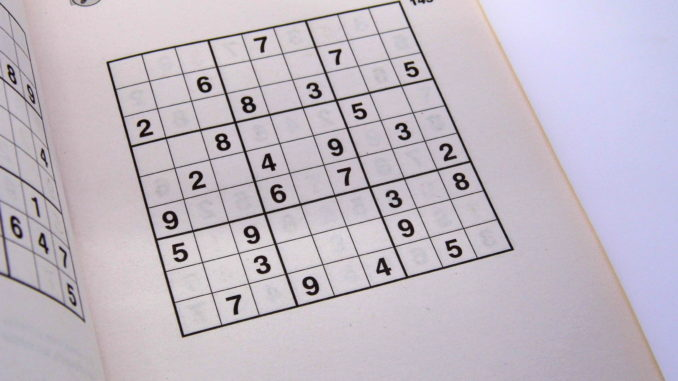
#> input picture ImageRecognition/sudoku.jpg, 678 x 381 px, found by its file name
$ python image_processing.py
#> lines starting #> are read from the running program, lines starting #| are printed output that depends on the picture; after the words box and inside, x2 and y2 are one past the last pixel; in counts of white or black regions, pixels touching at a corner belong together
import operator
import os

import cv2
import numpy as np
import random as rng


def read_img():
    # I wanted the user to have the liberty to choose the image
    image_url = "sudoku.jpg"
    # image url also conatins the image extension eg. .jpg or .png
    # reading in greayscale
    img = cv2.imread(image_url, cv2.IMREAD_GRAYSCALE)
#> img: shape (381, 678); min 0, max 232, mean 188.7
    cv2.imshow('image', img)
    cv2.waitKey(0)
    return img


def gaussian_blur(img):
    processed_img = cv2.GaussianBlur(img.copy(), (9, 9), 0)

    # cv2.adaptiveThreshold(src, maxValue, adaptiveMethod, thresholdType, blockSize, constant(c))
    # blockSize – Size of a pixel neighborhood that is used to calculate a threshold value for the pixel: 3, 5, 7, and so on.
    # C – Constant subtracted from the mean or weighted mean (see the details below). Normally, it is positive but may be zero or negative as well.
    processed_img = cv2.adaptiveThreshold(processed_img, 255, cv2.ADAPTIVE_THRESH_GAUSSIAN_C, cv2.THRESH_BINARY, 11, 2)
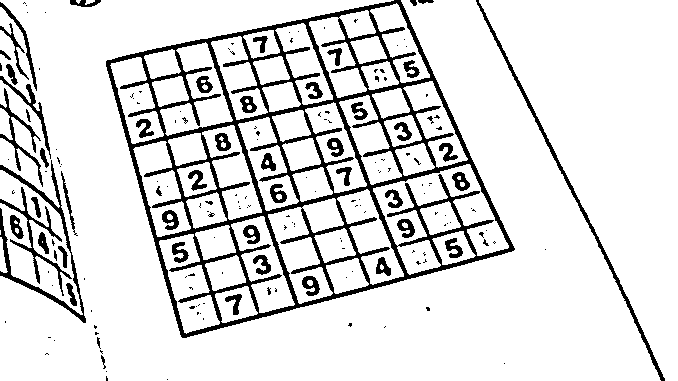
#> processed_img: shape (381, 678); 87.2% white; 188 black regions (133 under 20 px), largest, box (x1, y1, x2, y2) and area: (106, 0, 515, 338) 21042, (476, 0, 665, 381) 1509, (0, 160, 86, 323) 1436

    processed_img = cv2.bitwise_not(processed_img, processed_img)

    # np.uint8 will wrap.
    # For example, 235+30 = 9.
    kernel = np.array([[0., 1., 0.], [1., 1., 1.], [0., 1., 0.]], np.uint8)
    processed_img = cv2.dilate(processed_img, kernel)
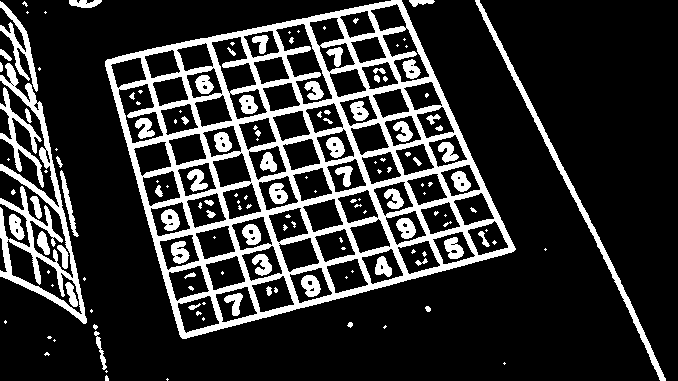
#> processed_img: shape (381, 678); 19.4% white; 151 white regions (78 under 20 px)

    cv2.imshow('inverted', processed_img)
    cv2.waitKey(0)

    return processed_img


def find_contours(process):
    ext_contours, hierarchy = cv2.findContours(process, cv2.RETR_TREE, cv2.CHAIN_APPROX_SIMPLE)
#> ext_contours = 267 contours, 123 with area under 20; largest, box (x1, y1, x2, y2) and area: (105, 0, 516, 339) 91224, (0, 63, 87, 324) 5612, (275, 23, 333, 105) 2054, (475, 0, 666, 381) 1888, (6, 239, 83, 315) 1826

    # [8 lines of commented-out code are left out]
    drawing = np.zeros((process.shape[0], process.shape[1], 3), dtype=np.uint8)
    for i in range(len(ext_contours)):
        color = (rng.randint(0, 256), rng.randint(0, 256), rng.randint(0, 256))
        cv2.drawContours(drawing, ext_contours, i, color, 2, cv2.LINE_8, hierarchy, 0)
#> this loop made 267 passes
#> color on passes 1 to 3: (197, 215, 20), (132, 248, 207), (155, 244, 183)
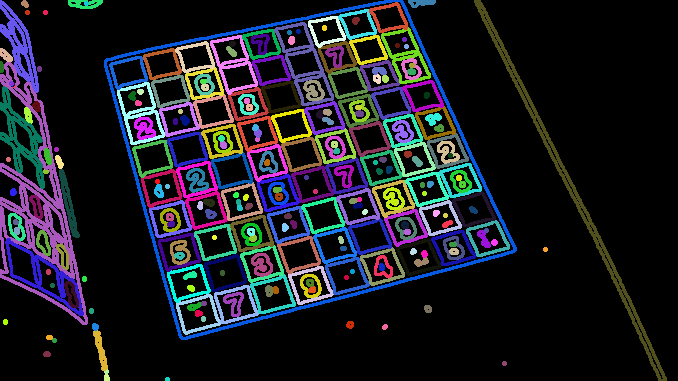
#> drawing: shape (381, 678, 3); mean of channels 0, 1, 2 35, 28.1, 26.8; drawn as B, G, R
    # Show in a window
    cv2.imshow('Contours', drawing)
    cv2.waitKey(0)
    return ext_contours


# [19 lines of commented-out code are left out]


def find_corners_approxPolyDP(ext_contours):
    cnts = sorted(ext_contours, key=cv2.contourArea, reverse=True)[:5]
    # loop over the contours
    for c in cnts:
        # approximate the contour
        peri = cv2.arcLength(c, True)
        approx = cv2.approxPolyDP(c, 0.02 * peri, True)
        # if our approximated contour has four points, then we
        # can assume that we have found our screen
        if len(approx) == 4:
            cornerImg = cv2.drawContours(img, approx, -1, (0, 255, 0), 3)
            cv2.imshow("Corners", cornerImg)
            cv2.waitKey(0)
            return approx


def extract_points(corners):
    # Extracting the points
    corners = [(corner[0][0], corner[0][1]) for corner in corners]
    top_r, top_l, bottom_l, bottom_r = corners[0], corners[1], corners[2], corners[3]
    return top_l, top_r, bottom_r, bottom_l  # Index 0 - top-right
    #       1 - top-left
    #       2 - bottom-left
    #       3 - bottom-right


def find_corners_Ramer_Doughlas_Peucker(ext_contours):
    bottom_right, _ = max(enumerate([pt[0][0] + pt[0][1] for pt in ext_contours[0]]), key=operator.itemgetter(1))
    top_left, _ = min(enumerate([pt[0][0] + pt[0][1] for pt in ext_contours[0]]), key=operator.itemgetter(1))
    bottom_left, _ = min(enumerate([pt[0][0] - pt[0][1] for pt in ext_contours[0]]), key=operator.itemgetter(1))
    top_right, _ = max(enumerate([pt[0][0] - pt[0][1] for pt in ext_contours[0]]), key=operator.itemgetter(1))
    return top_l, top_r, bottom_r, bottom_l


def crop_and_warp(image, ordered_corners, bottom_r, bottom_l, top_r, top_l):
    width_A = np.sqrt(((bottom_r[0] - bottom_l[0]) ** 2) + ((bottom_r[1] - bottom_l[1]) ** 2))
    width_B = np.sqrt(((top_r[0] - top_l[0]) ** 2) + ((top_r[1] - top_l[1]) ** 2))
    width = max(int(width_A), int(width_B))
    height_A = np.sqrt(((top_r[0] - bottom_r[0]) ** 2) + ((top_r[1] - bottom_r[1]) ** 2))
    height_B = np.sqrt(((top_l[0] - bottom_l[0]) ** 2) + ((top_l[1] - bottom_l[1]) ** 2))
    height = max(int(height_A), int(height_B))

    dimensions = np.array([[0, 0], [width - 1, 0], [width - 1, height - 1],
                           [0, height - 1]], dtype="float32")
    # Convert to Numpy format
    ordered_corners = np.array(ordered_corners, dtype="float32")  # calculate the perspective transform matrix and warp
    # the perspective to grab the screen
    grid = cv2.getPerspectiveTransform(ordered_corners, dimensions)
    return cv2.warpPerspective(image, grid, (width, height))


def extract_cells(grid):
    # here grid is the cropped image

    # grid = cv2.cvtColor(grid, cv2.COLOR_BGR2GRAY)  # VERY IMPORTANT

    # Adaptive thresholding the cropped grid and inverting it
    grid = cv2.bitwise_not(cv2.adaptiveThreshold(grid, 255, cv2.ADAPTIVE_THRESH_GAUSSIAN_C, cv2.THRESH_BINARY, 101, 1))
    cv2.imshow('cells', grid)
    cv2.waitKey(0)
    grid = extract_squares(grid)
    return grid


def extract_squares(grid):
    edge_h = np.shape(grid)[0]
    edge_w = np.shape(grid)[1]
    celledge_h = edge_h // 9
    celledge_w = np.shape(grid)[1] // 9
    tempgrid = []
    for i in range(celledge_h, edge_h + 1, celledge_h):
        for j in range(celledge_w, edge_w + 1, celledge_w):
            rows = grid[i - celledge_h:i]
            tempgrid.append([rows[k][j - celledge_w:j] for k in range(len(rows))])
    # Creating the 9X9 grid of images
    finalgrid = []
    for i in range(0, len(tempgrid) - 8, 9):
        finalgrid.append(tempgrid[i:i + 9])  # Converting all the cell images to np.array
    for i in range(9):
        for j in range(9):
            finalgrid[i][j] = np.array(finalgrid[i][j])
    try:
        for i in range(9):
            for j in range(9):
                os.remove("BoardCells/cell" + str(i) + str(j) + ".jpg")
    except:
        pass
    for i in range(9):
        for j in range(9):
            cv2.imwrite(str("BoardCells/cell" + str(i) + str(j) + ".jpg"), finalgrid[i][j])
            return finalgrid


if __name__ == "__main__":
    print("Read img")
    img = read_img()
    print("Gaussian blue img")
    process = gaussian_blur(img)

    # edges = cv2.Canny(process, 100, 200)
    print("Find contours")
    contours = find_contours(process)
#> contours has the same summary as ext_contours in find_contours
    print("Find corners")
    corners = find_corners_approxPolyDP(contours)
#> in find_corners_approxPolyDP, `cnts = sorted(ext_contours, key=cv2.contourArea, reverse=True)[:5]`: cnts = 5 contours; box (x1, y1, x2, y2) and area: (105, 0, 516, 339) 91224, (0, 63, 87, 324) 5612, (275, 23, 333, 105) 2054, (475, 0, 666, 381) 1888, (6, 239, 83, 315) 1826
#> the loop in find_corners_approxPolyDP, `for c in cnts:` made 1 pass
#> (peri, approx) on pass 1: (1296.2, [[401, 0], [105, 61], [182, 338], [515, 249]])
#> corners = [[401, 0], [105, 61], [182, 338], [515, 249]]
    print("Extract points")
    top_l, top_r, bottom_r, bottom_l = extract_points(corners)
#> in extract_points, `corners = [(corner[0][0], corner[0][1]) for corner in corners]`: corners = [(401, 0), (105, 61), (182, 338), (515, 249)]
#> in extract_points, `top_r, top_l, bottom_l, bottom_r = corners[0], corners[1], corners[2],..`: top_r = (401, 0); top_l = (105, 61); bottom_l = (182, 338); bottom_r = (515, 249)
#> top_l = (105, 61); top_r = (401, 0); bottom_r = (515, 249); bottom_l = (182, 338)

    top_l2, top_r2, bottom_r2, bottom_l2 = find_corners_Ramer_Doughlas_Peucker(contours)
#> in find_corners_Ramer_Doughlas_Peucker, `bottom_right, _ = max(enumerate([pt[0][0] + pt[0][1] for pt in ext_con..`: bottom_right = 2
#> in find_corners_Ramer_Doughlas_Peucker, `top_left, _ = min(enumerate([pt[0][0] + pt[0][1] for pt in ext_contour..`: top_left = 0
#> in find_corners_Ramer_Doughlas_Peucker, `bottom_left, _ = min(enumerate([pt[0][0] - pt[0][1] for pt in ext_cont..`: bottom_left = 1
#> in find_corners_Ramer_Doughlas_Peucker, `top_right, _ = max(enumerate([pt[0][0] - pt[0][1] for pt in ext_contou..`: top_right = 0
#> top_l2 = (105, 61); top_r2 = (401, 0); bottom_r2 = (515, 249); bottom_l2 = (182, 338)

    print("Crop and Warp")
    # Clockwise Corners
    ordered_corners = [top_l, top_r, bottom_r, bottom_l]
#> ordered_corners = [(105, 61), (401, 0), (515, 249), (182, 338)]
    cropped_img = crop_and_warp(img, ordered_corners, bottom_r, bottom_l, top_r, top_l)
#> in crop_and_warp, `width_A = np.sqrt(((bottom_r[0] - bottom_l[0]) ** 2) + ((bottom_r[1] -..`: width_A = 344.7
#> in crop_and_warp, `width_B = np.sqrt(((top_r[0] - top_l[0]) ** 2) + ((top_r[1] - top_l[1]..`: width_B = 302.2
#> in crop_and_warp, `width = max(int(width_A), int(width_B))`: width = 344
#> in crop_and_warp, `height_A = np.sqrt(((top_r[0] - bottom_r[0]) ** 2) + ((top_r[1] - bott..`: height_A = 273.9
#> in crop_and_warp, `height_B = np.sqrt(((top_l[0] - bottom_l[0]) ** 2) + ((top_l[1] - bott..`: height_B = 287.5
#> in crop_and_warp, `height = max(int(height_A), int(height_B))`: height = 287
#> in crop_and_warp, `dimensions = np.array([[0, 0], [width - 1, 0], [width - 1, height - 1]..`: dimensions = [[0, 0], [343, 0], [343, 286], [0, 286]]
#> in crop_and_warp, `ordered_corners = np.array(ordered_corners, dtype="float32")`: ordered_corners = [[105, 61], [401, 0], [515, 249], [182, 338]]
#> in crop_and_warp, `grid = cv2.getPerspectiveTransform(ordered_corners, dimensions)`: grid = [[1.06, -0.294, -93.07], [0.238, 1.16, -95.62], [-8.86e-05, 0.000595, 1]]
#> in crop_and_warp, `return cv2.warpPerspective(image, grid, (width, height))`:
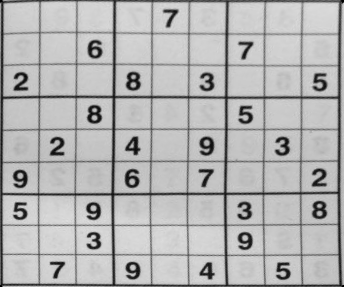
#> returned value: shape (287, 344); min 0, max 225, mean 178.5
    cv2.imshow('cropped_img', cropped_img)
    cv2.waitKey(0)

    print("Extract cells")
    cells = extract_cells(cropped_img)
#> in extract_cells, `grid = cv2.bitwise_not(cv2.adaptiveThreshold(grid, 255, cv2.ADAPTIVE_T..`:
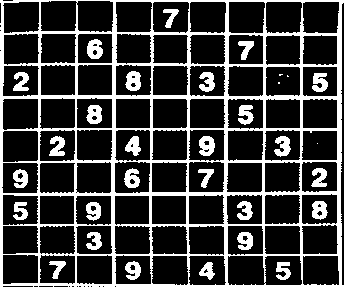
#> grid: shape (287, 344); 22.9% white; 32 white regions (4 under 20 px), largest, box (x1, y1, x2, y2) and area: (0, 0, 344, 287) 17248, (125, 71, 141, 91) 235, (199, 136, 215, 156) 235
#> after the loop in extract_squares, `for i in range(celledge_h, edge_h + 1, celledge_h):`: tempgrid = 81 items
#> the loop in extract_squares, `for i in range(0, len(tempgrid) - 8, 9):` made 9 passes
#> i on passes 2 to 9: 9, 18, 27, 36, 45, 54, 63, 72
#> after the loop in extract_squares, `for i in range(0, len(tempgrid) - 8, 9):`: finalgrid = 9 items
#> the loop in extract_squares, `for i in range(9):` made 1 pass
#> pass 1, in extract_squares, `cv2.imwrite(str("BoardCells/cell" + str(i) + str(j) + ".jpg"), finalgr..`:
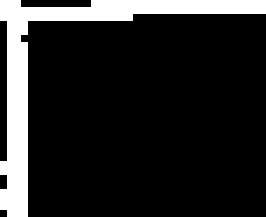
#> saved as cell00.jpg: shape (31, 38) (shown 7 times larger); 14.7% white; 1 white region, box (x1, y1, x2, y2) and area: (0, 0, 38, 31) 173
#> cells = 9 items
    cv2.imshow('cell[2][0]', cells[2][0])
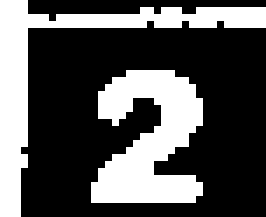
#> window 'cell[2][0]': shape (31, 38) (shown 7 times larger); 33.3% white; 2 white regions, box (x1, y1, x2, y2) and area: (13, 10, 29, 29) 197, (0, 0, 38, 31) 195
    cv2.waitKey(0)


    # [8 lines of commented-out code are left out]

    cv2.destroyAllWindows()
